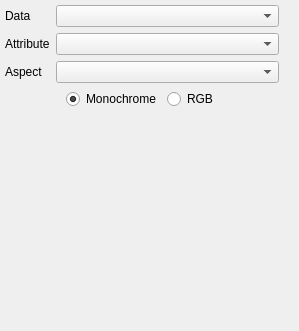
<?xml version="1.0" encoding="UTF-8"?>
<ui version="4.0">
 <class>ImageWidget</class>
 <widget class="QWidget" name="ImageWidget">
  <property name="geometry">
   <rect>
    <x>0</x>
    <y>0</y>
    <width>299</width>
    <height>331</height>
   </rect>
  </property>
  <property name="baseSize">
   <size>
    <width>555</width>
    <height>500</height>
   </size>
  </property>
  <property name="focusPolicy">
   <enum>Qt::StrongFocus</enum>
  </property>
  <property name="windowTitle">
   <string>Form</string>
  </property>
  <layout class="QVBoxLayout" name="verticalLayout_2" stretch="0">
   <property name="leftMargin">
    <number>5</number>
   </property>
   <property name="topMargin">
    <number>5</number>
   </property>
   <property name="rightMargin">
    <number>20</number>
   </property>
   <property name="bottomMargin">
    <number>5</number>
   </property>
   <item>
    <widget class="QWidget" name="option_dashboard" native="true">
     <layout class="QVBoxLayout" name="verticalLayout">
      <property name="leftMargin">
       <number>0</number>
      </property>
      <property name="topMargin">
       <number>0</number>
      </property>
      <property name="rightMargin">
       <number>0</number>
      </property>
      <property name="bottomMargin">
       <number>10</number>
      </property>
      <item>
       <layout class="QGridLayout" name="gridLayout">
        <item row="1" column="0">
         <widget class="QLabel" name="mono_att_label">
          <property name="text">
           <string>Attribute</string>
          </property>
         </widget>
        </item>
        <item row="0" column="1">
         <widget class="QComboBoxRecent" name="displayDataCombo">
          <property name="sizePolicy">
           <sizepolicy hsizetype="Expanding" vsizetype="Fixed">
            <horstretch>0</horstretch>
            <verstretch>0</verstretch>
           </sizepolicy>
          </property>
          <property name="toolTip">
           <string>Set which data set to display</string>
          </property>
          <property name="sizeAdjustPolicy">
           <enum>QComboBox::AdjustToMinimumContentsLength</enum>
          </property>
         </widget>
        </item>
        <item row="1" column="1">
         <widget class="QComboBoxRecent" name="attributeComboBox">
          <property name="sizePolicy">
           <sizepolicy hsizetype="Expanding" vsizetype="Fixed">
            <horstretch>0</horstretch>
            <verstretch>0</verstretch>
           </sizepolicy>
          </property>
          <property name="toolTip">
           <string>Set which attribute of the data to display</string>
          </property>
          <property name="sizeAdjustPolicy">
           <enum>QComboBox::AdjustToMinimumContentsLength</enum>
          </property>
         </widget>
        </item>
        <item row="0" column="0">
         <widget class="QLabel" name="label">
          <property name="text">
           <string>Data</string>
          </property>
         </widget>
        </item>
        <item row="2" column="0">
         <widget class="QLabel" name="label_2">
          <property name="text">
           <string>Aspect</string>
          </property>
         </widget>
        </item>
        <item row="2" column="1">
         <widget class="QComboBox" name="aspectCombo"/>
        </item>
       </layout>
      </item>
      <item>
       <layout class="QHBoxLayout" name="monochrome_options">
        <item>
         <spacer name="horizontalSpacer">
          <property name="orientation">
           <enum>Qt::Horizontal</enum>
          </property>
          <property name="sizeHint" stdset="0">
           <size>
            <width>40</width>
            <height>20</height>
           </size>
          </property>
         </spacer>
        </item>
        <item>
         <widget class="QRadioButton" name="monochrome">
          <property name="text">
           <string>Monochrome</string>
          </property>
          <property name="checked">
           <bool>true</bool>
          </property>
          <attribute name="buttonGroup">
           <string notr="true">rgb_enabler</string>
          </attribute>
         </widget>
        </item>
        <item>
         <widget class="QRadioButton" name="rgb">
          <property name="text">
           <string>RGB</string>
          </property>
          <attribute name="buttonGroup">
           <string notr="true">rgb_enabler</string>
          </attribute>
         </widget>
        </item>
        <item>
         <spacer name="horizontalSpacer_2">
          <property name="orientation">
           <enum>Qt::Horizontal</enum>
          </property>
          <property name="sizeHint" stdset="0">
           <size>
            <width>40</width>
            <height>20</height>
           </size>
          </property>
         </spacer>
        </item>
       </layout>
      </item>
      <item>
       <layout class="QVBoxLayout" name="slice_layout"/>
      </item>
      <item>
       <widget class="RGBEdit" name="rgb_options" native="true">
        <property name="enabled">
         <bool>true</bool>
        </property>
       </widget>
      </item>
     </layout>
    </widget>
   </item>
  </layout>
 </widget>
 <customwidgets>
  <customwidget>
   <class>QComboBoxRecent</class>
   <extends>QComboBox</extends>
   <header>glue.utils.qt</header>
  </customwidget>
  <customwidget>
   <class>RGBEdit</class>
   <extends>QWidget</extends>
   <header>glue.qt.qtutil</header>
   <container>1</container>
  </customwidget>
 </customwidgets>
 <resources/>
 <connections/>
 <buttongroups>
  <buttongroup name="rgb_enabler"/>
 </buttongroups>
</ui>
